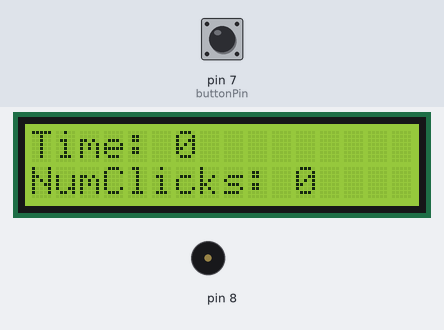
Recording of a sketch running on a simulated Arduino Uno, built with avr-gcc and run on an emulated ATmega328P. On the bench: 16×2 character LCD, buzzer (waves = sounding). The inputs (shaded band) are chosen by the test bench; at power-on: pin 7 (buttonPin) LOW.

Above: at 0.1 s.
At 1.6 s:
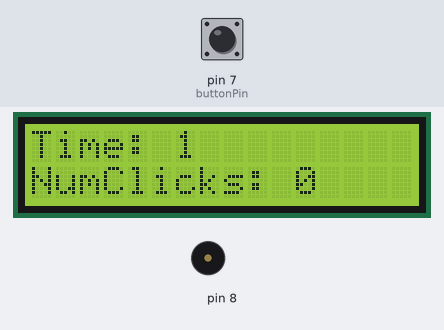
1.7 s: pin 7 (buttonPin) pulled HIGH for 0.15 s
At 2.6 s:
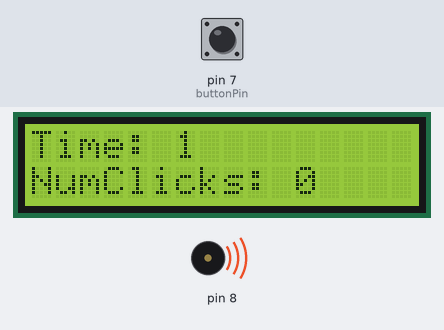
Timing chart, 0 to 8.4 s (numbered marks = the images above; inputs shaded):
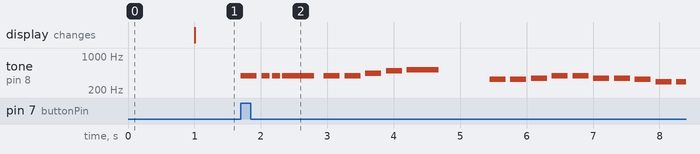

Measured:
- after the input at 1.7 s, tone on pin 8: plays 392 Hz for 0.24 s, 392 Hz for 0.12 s, 392 Hz for 0.12 s, 392 Hz for 0.48 s, 392 Hz for 0.24 s, 392 Hz for 0.24 s … (19 notes in this stretch), starting at once

The sketch:

sketch_may31a.ino
```cpp
#include <LiquidCrystal.h>
#include "pitches.h"

// initialize the library by associating any needed LCD interface pin
// with the arduino pin number it is connected to
const int rs = 12, en = 11, d4 = 5, d5 = 4, d6 = 3, d7 = 2;
LiquidCrystal lcd(rs, en, d4, d5, d6, d7);

const int buttonPin = 7;
int numClicks = 0;
bool previousState = false;

void setup() {
  // set up the LCD's number of columns and rows:
  lcd.begin(16, 2);
  // Print a message to the LCD.
  lcd.print("Time:");
  lcd.setCursor(0,1);
  lcd.print("NumClicks:");

  pinMode(buttonPin, INPUT);
}

void loop() {
  // set the cursor to column 0, line 1
  lcd.setCursor(6,0);
  // print the number of seconds since reset:
  lcd.print(millis() / 1000);

  lcd.setCursor(11, 1);
  lcd.print(numClicks);

  if(digitalRead(buttonPin) == HIGH){
    if(previousState == false){
      numClicks += 1;
      playSong();
    }
    previousState = true;
  }
  else{
    previousState = false;
  }


}

void playSong(){
    // notes in the melody:
    int melody[] = {
     //DIFFERENT SONG BELOW
     // NOTE_C4, NOTE_G3, NOTE_G3, NOTE_A3, NOTE_G3, 0, NOTE_B3, NOTE_C4


     //BEGIN AFRICA
     NOTE_G4, NOTE_G4, NOTE_G4, NOTE_G4,
     NOTE_G4, NOTE_G4, NOTE_A4, NOTE_B4,
     NOTE_C5, 0,
     NOTE_E4, NOTE_E4, NOTE_F4, NOTE_G4,
     NOTE_G4, NOTE_F4, NOTE_F4, NOTE_E4,
     NOTE_D4, NOTE_D4, NOTE_D4, NOTE_C4,
     NOTE_E4, NOTE_E4, NOTE_D4, NOTE_C4,
     NOTE_D4, 0,
     NOTE_D4,NOTE_C4, NOTE_F4,
     //START REPEAT
     0, NOTE_G4, NOTE_G4, NOTE_G4,
     NOTE_G4, NOTE_G4, NOTE_A4, NOTE_B4,
     NOTE_C5, 0, NOTE_E4,
     NOTE_E4, NOTE_E4, NOTE_F4, NOTE_G4,
     NOTE_G4, NOTE_F4, NOTE_F4, NOTE_E4,
     NOTE_D4, NOTE_D4, NOTE_D4, NOTE_C4,
     NOTE_E4, NOTE_E4, NOTE_D4, NOTE_C4,
     NOTE_D4, 0,
     NOTE_D4, NOTE_C4, NOTE_F4,
     0, NOTE_G4, NOTE_G4, NOTE_G4,
     NOTE_G4, NOTE_G4, NOTE_A4, NOTE_B4,
     NOTE_C5, NOTE_E4, NOTE_E4,
     NOTE_E4, NOTE_E4, NOTE_E4, NOTE_F4, NOTE_G4,
     NOTE_G4, NOTE_F4, NOTE_F4, NOTE_E4, NOTE_D4,
     NOTE_D4, NOTE_C4, NOTE_D4, NOTE_C4,
     NOTE_E4, NOTE_D4, NOTE_C4,
     NOTE_D4, 0,
     NOTE_D4, NOTE_C4, NOTE_F4,
     0, NOTE_G4, NOTE_G4, NOTE_G4,
     NOTE_G4, NOTE_G4, NOTE_A4, NOTE_B4,
     NOTE_C5, 0,
     NOTE_E5, NOTE_E5, NOTE_F5, NOTE_G5,
     NOTE_G5, NOTE_F5, NOTE_F5,NOTE_E5, NOTE_F5,
     NOTE_F5,
     0,
     0,
     NOTE_AS5, NOTE_AS5, NOTE_AS5, NOTE_AS5, NOTE_AS5,
     NOTE_AS5, NOTE_AS5, NOTE_AS5, NOTE_AS5, NOTE_AS5,
     NOTE_AS5, NOTE_A5,
     NOTE_A5,
     0, NOTE_AS5, NOTE_AS5, NOTE_AS5, NOTE_AS5, NOTE_AS5,
     NOTE_AS5, NOTE_AS5, NOTE_AS5, NOTE_AS5,
     NOTE_AS5, NOTE_AS5, NOTE_AS5, NOTE_A5,
     NOTE_A5,
     0, NOTE_AS5, NOTE_AS5, NOTE_AS5,
     NOTE_AS5, NOTE_AS5, NOTE_AS5,
     NOTE_AS5, NOTE_A5,
     NOTE_A5,
     0, NOTE_AS5, NOTE_AS5, NOTE_AS5, NOTE_AS5,
     NOTE_AS5, NOTE_AS5, NOTE_AS5, NOTE_AS5,
     NOTE_AS5, NOTE_AS5, NOTE_AS5, NOTE_A5,
     NOTE_A5, NOTE_A5, NOTE_G5, NOTE_F5,
     NOTE_A5, NOTE_A5, NOTE_AS5, NOTE_A5,
     NOTE_G5, 0,
     NOTE_D5, NOTE_D5, NOTE_D5,
     NOTE_D5, NOTE_C5, NOTE_F5,
     NOTE_F5,
     0,
     NOTE_D5, NOTE_D5, NOTE_D5,
     NOTE_D5, NOTE_C5, NOTE_F5,
     NOTE_F5, 0, //END REPEAT
     NOTE_D4,
     NOTE_D4, NOTE_C4, NOTE_F4,
     NOTE_F4,
     0


    };

    // note durations: 4 = quarter note, 8 = eighth note, etc.:
    int noteDurations[] = {
      2, 1, 1, 4,
      2, 2, 2, 2,
      4, 4,
      2, 2, 2, 2,
      2, 2, 2, 2,
      2, 2, 2, 2,
      4, 1, 1, 2,
      4, 4,
      2, 2, 4,
      //START REPEAT
      2, 2, 2, 2,
      2, 2, 2, 2,
      4, 2, 2,
      2, 2, 2, 2,
      2, 2, 2, 2,
      2, 2, 2, 2,
      4, 1, 1, 2,
      4, 4,
      2, 2, 4,
      2, 2, 2, 2,
      2, 2, 2, 2,
      4, 2, 2,
      1, 1, 2, 2, 2,
      2, 2, 1, 1, 2,
      2, 2, 2, 2,
      4, 2, 2,
      4, 4,
      2, 2, 4,
      2, 2, 2, 2,
      2, 2, 2, 2,
      4, 4,
      2, 2, 2, 2,
      2, 2, 1, 1, 2,
      8,
      8,
      8,
      2, 1, 1, 2, 2,
      2, 2, 1, 1, 2,
      6, 2,
      8,
      2, 2, 1, 1, 1, 1,
      2, 2, 2, 2,
      3, 1, 2, 2,
      8,
      2, 2, 2, 2,
      4, 2, 2,
      6, 2,
      8,
      2, 1, 1, 2, 2,
      2, 2, 2, 2,
      2, 2, 2, 2,
      4, 1, 1, 2,
      4, 1, 1, 2,
      6, 2,
      3, 1, 4,
      2, 2, 4,
      8,
      8,
      3, 1, 4,
      2, 2, 4,
      8,
      8,
      8,
      2, 2, 4,
      8,
      8


    };

    for (int thisNote = 0; thisNote < 201; thisNote++) {
      // to calculate the note duration, take one second divided by the note type.
      //e.g. quarter note = 1000 / 4, eighth note = 1000/8, etc.
      int noteDuration = 120* noteDurations[thisNote];
      tone(8, melody[thisNote], noteDuration);

      // to distinguish the notes, set a minimum time between them.
      // the note's duration + 30% seems to work well:
      int pauseBetweenNotes = noteDuration * 1.30;
      delay(pauseBetweenNotes);
      // stop the tone playing:
      noTone(8);
    }
}
```

pitches.h
```cpp
/*************************************************
 * Public Constants
 *************************************************/

#define NOTE_B0  31
#define NOTE_C1  33
#define NOTE_CS1 35
#define NOTE_D1  37
#define NOTE_DS1 39
#define NOTE_E1  41
#define NOTE_F1  44
#define NOTE_FS1 46
#define NOTE_G1  49
#define NOTE_GS1 52
#define NOTE_A1  55
#define NOTE_AS1 58
#define NOTE_B1  62
#define NOTE_C2  65
#define NOTE_CS2 69
#define NOTE_D2  73
#define NOTE_DS2 78
#define NOTE_E2  82
#define NOTE_F2  87
#define NOTE_FS2 93
#define NOTE_G2  98
#define NOTE_GS2 104
#define NOTE_A2  110
#define NOTE_AS2 117
#define NOTE_B2  123
#define NOTE_C3  131
#define NOTE_CS3 139
#define NOTE_D3  147
#define NOTE_DS3 156
#define NOTE_E3  165
#define NOTE_F3  175
#define NOTE_FS3 185
#define NOTE_G3  196
#define NOTE_GS3 208
#define NOTE_A3  220
#define NOTE_AS3 233
#define NOTE_B3  247
#define NOTE_C4  262
#define NOTE_CS4 277
#define NOTE_D4  294
#define NOTE_DS4 311
#define NOTE_E4  330
#define NOTE_F4  349
#define NOTE_FS4 370
#define NOTE_G4  392
#define NOTE_GS4 415
#define NOTE_A4  440
#define NOTE_AS4 466
#define NOTE_B4  494
#define NOTE_C5  523
#define NOTE_CS5 554
#define NOTE_D5  587
#define NOTE_DS5 622
#define NOTE_E5  659
#define NOTE_F5  698
#define NOTE_FS5 740
#define NOTE_G5  784
#define NOTE_GS5 831
#define NOTE_A5  880
#define NOTE_AS5 932
#define NOTE_B5  988
#define NOTE_C6  1047
#define NOTE_CS6 1109
#define NOTE_D6  1175
#define NOTE_DS6 1245
#define NOTE_E6  1319
#define NOTE_F6  1397
#define NOTE_FS6 1480
#define NOTE_G6  1568
#define NOTE_GS6 1661
#define NOTE_A6  1760
#define NOTE_AS6 1865
#define NOTE_B6  1976
#define NOTE_C7  2093
#define NOTE_CS7 2217
#define NOTE_D7  2349
#define NOTE_DS7 2489
#define NOTE_E7  2637
#define NOTE_F7  2794
#define NOTE_FS7 2960
#define NOTE_G7  3136
#define NOTE_GS7 3322
#define NOTE_A7  3520
#define NOTE_AS7 3729
#define NOTE_B7  3951
#define NOTE_C8  4186
#define NOTE_CS8 4435
#define NOTE_D8  4699
#define NOTE_DS8 4978
```
